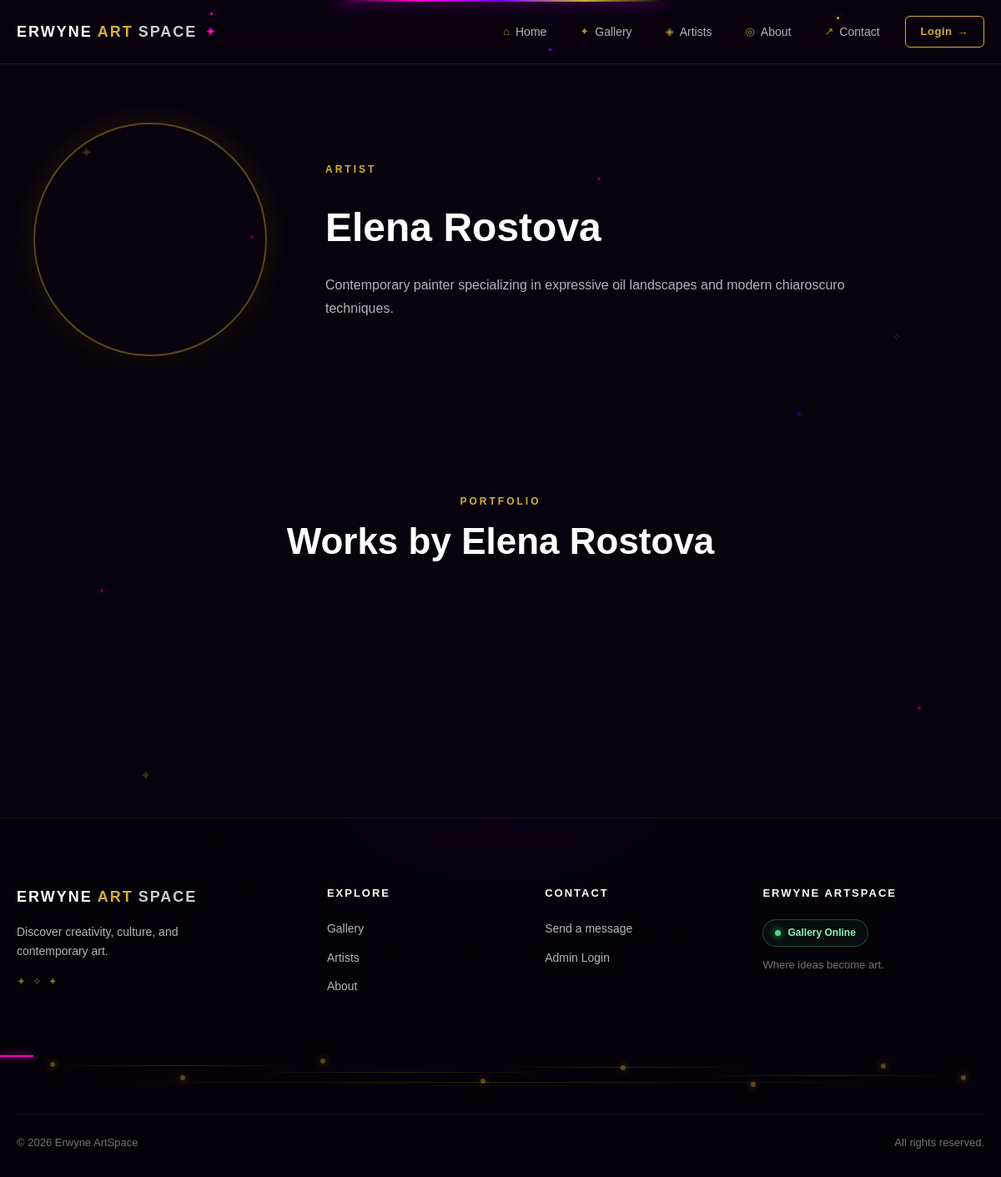
The page /artist.php?id=1 on the database its author committed.
### tables this page shows
CREATE TABLE `artists` (
  `id` INT AUTO_INCREMENT PRIMARY KEY,
  `name` VARCHAR(200) NOT NULL,
  `bio` TEXT NULL,
  `profile_image` VARCHAR(255) NULL,
  `created_at` TIMESTAMP DEFAULT CURRENT_TIMESTAMP
);

### includes/functions.php (called while the page is built, shortened)
<?php
function e(?string $value): string
{
    return htmlspecialchars($value ?? '', ENT_QUOTES, 'UTF-8');
}

### artist.php (the view, shortened to what this page needs)
<?php
$base = '';
require_once 'config/database.php';
require_once 'includes/functions.php';
$id = filter_input(
    INPUT_GET,
    'id',
    FILTER_VALIDATE_INT
);
$stmt = $pdo->prepare("
    SELECT *
    FROM artists
    WHERE id = ?
    LIMIT 1
");
$stmt->execute([$id]);
$artist = $stmt->fetch();
require_once 'includes/header.php';
?>
<section class="artist-profile">
    <div class="container artist-profile-grid">
        <div class="artist-profile-image reveal">
            <?php if ($artist['profile_image']): ?>
                <img
                    src="assets/images/artists/<?= e(
                        $artist['profile_image']
                    ) ?>"
                    alt="<?= e($artist['name']) ?>"
                >
            <?php else: ?>
                <img
                    src="assets/images/placeholder.svg"
                    alt="Artist"
                >
            <?php endif; ?>
        </div>
        <div class="artist-profile-info reveal-right">
            <span class="eyebrow">
                ARTIST
            </span>
            <h1>
                <?= e($artist['name']) ?>
            </h1>
            <p>
                <?= nl2br(
                    e(
                        $artist['bio']
                        ?: 'This artist has not added a biography yet.'
                    )
                ) ?>
            </p>
        </div>
    </div>
</section>
<section class="section">
    <div class="container">
        <div class="section-heading">
            <span class="eyebrow">
                PORTFOLIO
            </span>
            <h2>
                Works by <?= e($artist['name']) ?>
            </h2>
        </div>
        <div class="art-grid">
        </div>
    </div>
</section>
<?php require_once 'includes/footer.php'; ?>

### includes/header.php (shortened to what this page needs)
<?php
$base = $base ?? '';
require_once __DIR__ . '/functions.php';
?>
<!DOCTYPE html>
<html lang="en">
<head>
    <link
        rel="stylesheet"
        href="<?= $base ?>assets/css/style.css"
    >
</head>
<body>
<div class="background-animation" aria-hidden="true">
    <span class="bg-star bg-star-1">✦</span>
    <span class="bg-star bg-star-2">✧</span>
    <span class="bg-star bg-star-3">✦</span>
    <span class="bg-star bg-star-4">✧</span>
    <span class="bg-star bg-star-5">✦</span>
    <span class="bg-particle particle-2"></span>
    <span class="bg-particle particle-5"></span>
    <span class="bg-particle particle-6"></span>
    <span class="bg-particle particle-7"></span>
</div>
<?php require __DIR__ . '/navbar.php'; ?>

### includes/navbar.php (shortened to what this page needs)
<nav class="navbar">
    <div class="container nav-inner">
        <a
            href="<?= $base ?>index.php"
            class="brand"
        >
            <span class="brand-name">
                ERWYNE
            </span>
            <span class="brand-art">
                ART
            </span>
            <span class="brand-space">
                SPACE
            </span>
            <span class="brand-symbol">
                ✦
            </span>
        </a>
        <div
            class="nav-links"
            id="navLinks"
        >
            <a
                href="<?= $base ?>index.php"
                class="nav-link"
            >
                <span class="nav-icon">
                    ⌂
                </span>
                <span>
                    Home
                </span>
            </a>
            <a
                href="<?= $base ?>artworks.php"
                class="nav-link"
            >
                <span class="nav-icon">
                    ✦
                </span>
                <span>
                    Gallery
                </span>
            </a>
            <a
                href="<?= $base ?>artists.php"
                class="nav-link"
            >
                <span class="nav-icon">
                    ◈
                </span>
                <span>
                    Artists
                </span>
            </a>
            <a
                href="<?= $base ?>about.php"
                class="nav-link"
            >
                <span class="nav-icon">
                    ◎
                </span>
                <span>
                    About
                </span>
            </a>
            <a
                href="<?= $base ?>contact.php"
                class="nav-link"
            >
                <span class="nav-icon">
                    ↗
                </span>
                <span>
                    Contact
                </span>
            </a>
            <?php if (
                !empty($_SESSION['user_id']) &&
                ($_SESSION['role'] ?? '') === 'admin'
            ): ?>
                <a
                    href="<?= $base ?>admin/index.php"
                    class="nav-link nav-admin"
                >
                    <span class="nav-icon">
                        ◉
                    </span>
                    <span>
                        Admin
                    </span>
                </a>
                <a
                    href="<?= $base ?>logout.php"
                    class="nav-link nav-logout"
                >
                    <span>
                        Logout
                    </span>
                    <span>
                        →
                    </span>
                </a>
            <?php else: ?>
                <a
                    href="<?= $base ?>login.php"
                    class="nav-login"
                >
                    <span>
                        Login
                    </span>
                    <span>
                        →
                    </span>
                </a>
            <?php endif; ?>
        </div>
        <div class="nav-particle particle-one"></div>
        <div class="nav-particle particle-two"></div>
        <div class="nav-particle particle-three"></div>
    </div>
</nav>

### includes/footer.php (shortened to what this page needs)
<footer class="footer">
    <div class="footer-glow"></div>
    <div class="container footer-grid">
        <div class="footer-brand">
            <div class="brand">
                <span class="brand-name">
                    ERWYNE
                </span>
                <span class="brand-art">
                    ART
                </span>
                <span class="brand-space">
                    SPACE
                </span>
            </div>
            <p>
                Discover creativity, culture,
                and contemporary art.
            </p>
            <div class="footer-sparkles">
                <span>✦</span>
                <span>✧</span>
                <span>✦</span>
            </div>
        </div>
        <div class="footer-column">
            <h4>
                Explore
            </h4>
            <a
                href="<?= $base ?>artworks.php"
            >
                Gallery
            </a>
            <a
                href="<?= $base ?>artists.php"
            >
                Artists
            </a>
            <a
                href="<?= $base ?>about.php"
            >
                About
            </a>
        </div>
        <div class="footer-column">
            <h4>
                Contact
            </h4>
            <a
                href="<?= $base ?>contact.php"
            >
                Send a message
            </a>
            <a
                href="<?= $base ?>login.php"
            >
                Admin Login
            </a>
        </div>
        <div class="footer-column footer-status">
            <h4>
                ERWYNE ARTSPACE
            </h4>
            <div class="status-indicator">
                <span class="status-dot"></span>
                <span>
                    Gallery Online
                </span>
            </div>
            <p>
                Where ideas become art.
            </p>
        </div>
    </div>
    <div
        class="footer-network"
        aria-hidden="true"
    >
        <span class="footer-node node-1"></span>
        <span class="footer-node node-2"></span>
        <span class="footer-node node-3"></span>
        <span class="footer-node node-4"></span>
        <span class="footer-node node-5"></span>
        <span class="footer-node node-6"></span>
        <span class="footer-node node-7"></span>
        <span class="footer-node node-8"></span>
        <span class="footer-line footer-line-1"></span>
        <span class="footer-line footer-line-2"></span>
        <span class="footer-line footer-line-3"></span>
        <span class="footer-line footer-line-4"></span>
        <span class="footer-line footer-line-5"></span>
        <span class="footer-light"></span>
    </div>
    <div class="container footer-bottom">
        <span>
            © <?= date('Y') ?> Erwyne ArtSpace
        </span>
        <span>
            All rights reserved.
        </span>
    </div>
</footer>
</body>
</html>

### rows shown on the page
artists: name "Elena Rostova", bio "Contemporary painter specializing in expressive oil landscapes and modern chiaroscuro techniques."
